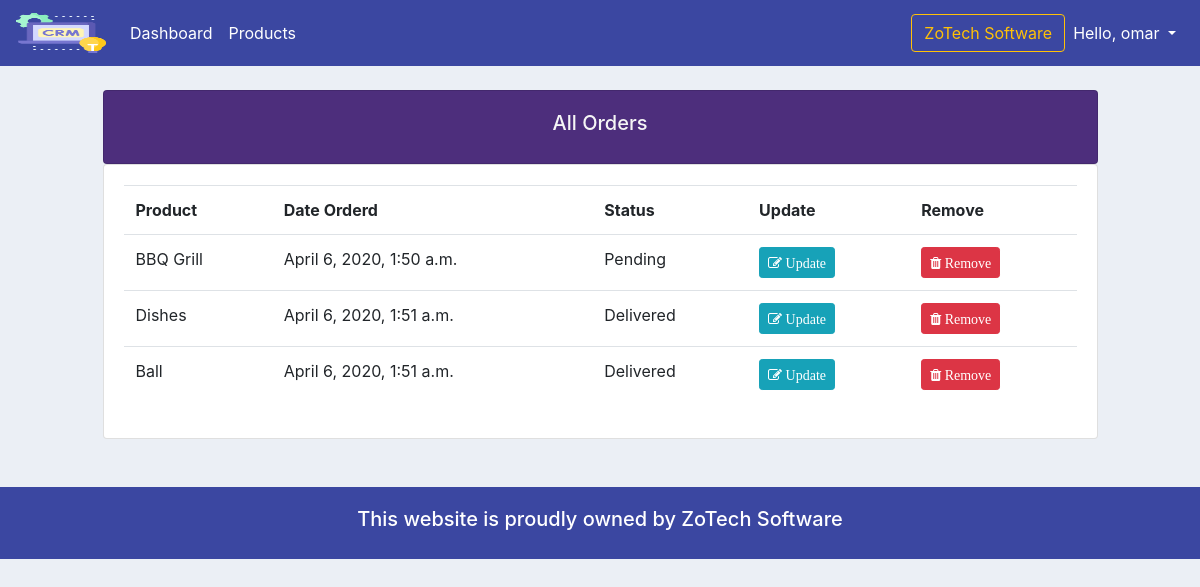
The page /all-orders/ (signed in) on the database as committed earlier.
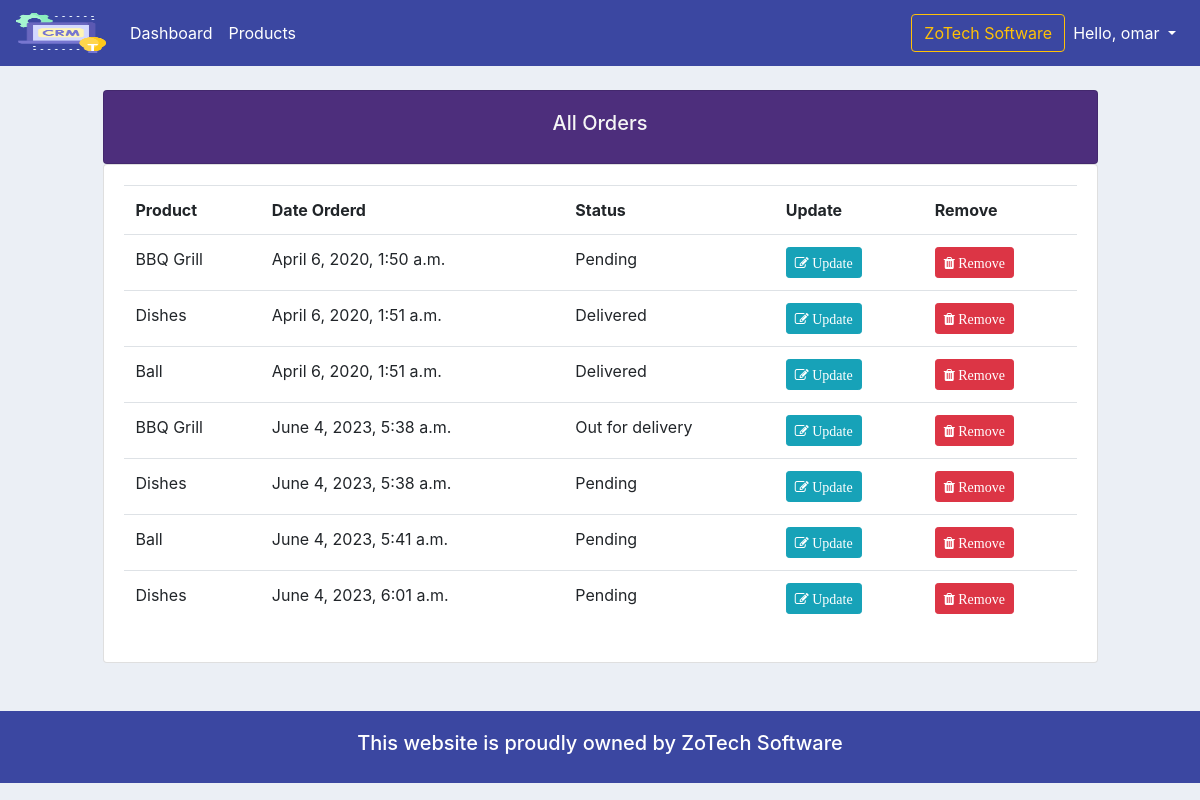
The same page on the database as committed later.
### accounts/models.py (models this page shows, shortened)
class Order(models.Model):
    STATUS = (
        ('Pending', 'Pending'),
        ('Out for delivery', 'Out for delivery'),
        ('Delivered', 'Delivered'),
    )
    customer = models.ForeignKey(Customer, null=True, on_delete=models.SET_NULL) # one to many relationships
    product = models.ForeignKey(Product, null=True, on_delete=models.SET_NULL) # one to many relationships
    date_created = models.DateTimeField(auto_now_add=True, null=True)
    status = models.CharField(max_length=200, null=True, choices=STATUS)
    note = models.CharField(max_length=1000, null=True) # for custom Search

class Product(models.Model):
    CATEGORY = (
        ('Indoor', 'Indoor'),
        ('Out Door', 'Out Door'),
    )
    name = models.CharField(max_length=200, null=True)
    price = models.FloatField(null=True)
    category = models.CharField(max_length=200, null=True, choices=CATEGORY)
    description = models.CharField(max_length=200, null=True, blank=True)
    date_created = models.DateTimeField(auto_now_add=True, null=True)
    tags = models.ManyToManyField(Tag) # Many to Many relationships
    def __str__(self):
        return self.name

### accounts/decorators.py (the view)
	def wrapper_function(request, *args, **kwargs):
		group = None
		if request.user.groups.exists():
			group = request.user.groups.all()[0].name
		if group == 'customer':
			return redirect('user-page')
		if group == 'admin':
			return view_func(request, *args, **kwargs)

### accounts/views.py (called while the page is built)
@login_required(login_url='login')
@admin_only # if customer the redirect to user-page and if admin redirect to view_func
def allOrders(request):
    orders = Order.objects.all()
    context = {
        'orders':orders,
    }
    return render(request, 'accounts/all_orders.html', context)

### accounts/templates/accounts/all_orders.html
{%  extends 'accounts/main.html' %}
{% block content %}
		<br>
		<div class="row">
            <div class="col-1"></div>
			<div class="col-md-10">
				<div class="card card-body" style="background-color: #4d2e7c; color: whitesmoke; text-align: center;">
					<h5>All Orders</h5>
				</div>
				<div class="card card-body">
					<table class="table">
						<tr>
                            <th>Product</th>
                            <th>Date Orderd</th>
                            <th>Status</th>
                            <th>Update</th>
                            <th>Remove</th>
                        </tr>
                        {% for order in orders %}
                            <tr>
                                <td>{{ order.product }}</td>
                                <td>{{ order.date_created }}</td>
                                <td>{{ order.status }}</td>
                                <td><a class="btn btn-sm btn-info" href="{% url 'updateOrder' order.id %}"><i class="fa fa-edit"> Update</i></a></td>
                                <td><a class="btn btn-sm btn-danger" href="{% url 'delete_order' order.id %}"><i class="fa fa-trash"> Remove</i></a></td>
                            </tr>
                        {% endfor %}
					</table>
				</div>
			</div>
		</div>
{% endblock content %}

### accounts/templates/accounts/main.html (shortened to what this page needs)
{% load static %}
<!DOCTYPE html>
<html lang="en" dir="ltr">
  <head>
    <link rel="stylesheet" href="https://maxcdn.bootstrapcdn.com/bootstrap/4.0.0/css/bootstrap.min.css">
    <link rel="stylesheet" href="https://cdnjs.cloudflare.com/ajax/libs/font-awesome/4.7.0/css/font-awesome.min.css">
    <link rel="stylesheet" type="text/css" href="{% static '/css/main.css' %}">
  </head>
  <body style="overflow-x: hidden;">
    {% include 'accounts/navbar.html' %}
    {% block content %}
    {% endblock %}
<br><br>
    <footer class="footer">
      <h5>This website is proudly owned by ZoTech Software</h5>
    </footer>
  </body>
</html>

### accounts/templates/accounts/navbar.html (shortened to what this page needs)
{% load static %}
{% load qr_code %}
<nav class="navbar navbar-expand-lg navbar-dark" style="background-color: #3B47A1;">
  <a class="navbar-brand" href="{% url 'home' %}">
    <img src="{% static 'images/logo.png' %}" width="90" height="40" alt="">
  </a>
  <div class="collapse navbar-collapse" id="navbarSupportedContent">
    <ul class="navbar-nav mr-auto">
      {% if request.user.is_staff %}
      <li class="nav-item active">
        <a class="nav-link" href="{% url 'home' %}">Dashboard</a>
      </li>
      <li class="nav-item active">
        <a class="nav-link" href="{% url 'products' %}">Products</a>
      </li>
      {% else %}
      <li class="nav-item active">
        <a class="nav-link" href="{% url 'account' %}">Settings</a>
      </li>
      {% endif %}
    </ul>
    <button type="button" class="btn btn-outline-warning my-2 my-sm-0" data-toggle="modal" data-target="#myModal">ZoTech
      Software </button>
    <ul class="navbar-nav">
      <li class="nav-item dropdown">
        <a class="nav-link dropdown-toggle" href="#" id="navbarDropdown" role="button" data-toggle="dropdown"
          aria-haspopup="true" aria-expanded="false" style="color: #fff;">
          Hello, {{request.user}}
        </a>
      </li>
    </ul>
  </div>
</nav>

### static/css/main.css (style rules this page uses)
body { background-color: #ebeff5; }

### accounts/templates/accounts/main.html (style rules this page uses)
.footer { background-color: #3b47a1; padding: 20px; color: white; text-align: center; }

Rows that differ between the two databases and show on the page:
added Order: product "BBQ Grill", date_created "June 4, 2023, 5:38 a.m.", status "Out for delivery"
added Order: product "Dishes", date_created "June 4, 2023, 5:38 a.m.", status "Pending"
added Order: product "Ball", date_created "June 4, 2023, 5:41 a.m.", status "Pending"
added Order: product "Dishes", date_created "June 4, 2023, 6:01 a.m.", status "Pending"
